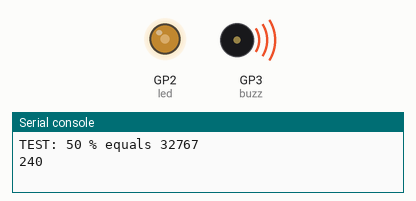
Bench run of a program on a simulated Raspberry Pi Pico running MicroPython. Parts: output pins drawn as LEDs (lit = HIGH), buzzer (waves = sounding), the last lines printed to the serial console.

Above: at 0.05 s.
At 2.35 s:
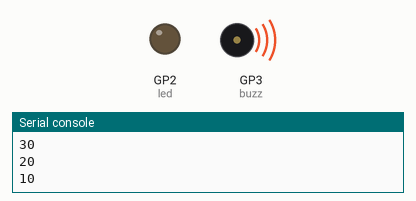
At 3.6 s:
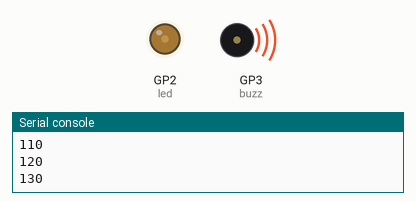
Timing chart, 0 to 5.5 s (numbered marks = the images above):
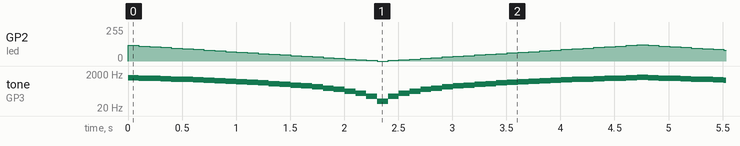

The program:

hw1.py
```python
from machine import Pin, PWM
from utime import sleep, sleep_ms

led_pin = 2
led = PWM(Pin(led_pin))
led.freq(5000)

buzz_pin = 3
buzz = PWM(Pin(buzz_pin))
buzz.duty_u16(32767)

def percent_to_u16(percent): # Přepočítá procentuální hodnotu na u16
    return int((percent / 100) * 65535)
print(f"TEST: 50 % equals {percent_to_u16(50)}")

x = 250
while True:
    while True:
        x -= 10

        print(x)
        led.duty_u16(percent_to_u16(int(x / 5) - 2))
        buzz.freq(5 * x)
        sleep_ms(100)

        if x == 10:
            break
    while True:
        x += 10

        print(x)
        led.duty_u16(percent_to_u16(int(x / 5) - 2))
        buzz.freq(5 * x)
        sleep_ms(100)

        if x == 250:
            break

    print("Cycle ended!")
```

Measured:
- by itself, tone on GP3 (buzz): plays 1200 Hz for 0.10 s, 1150 Hz for 0.10 s, 1100 Hz for 0.10 s, 1050 Hz for 0.10 s, 1000 Hz for 0.10 s, 950 Hz for 0.10 s … (400 notes in this stretch)
